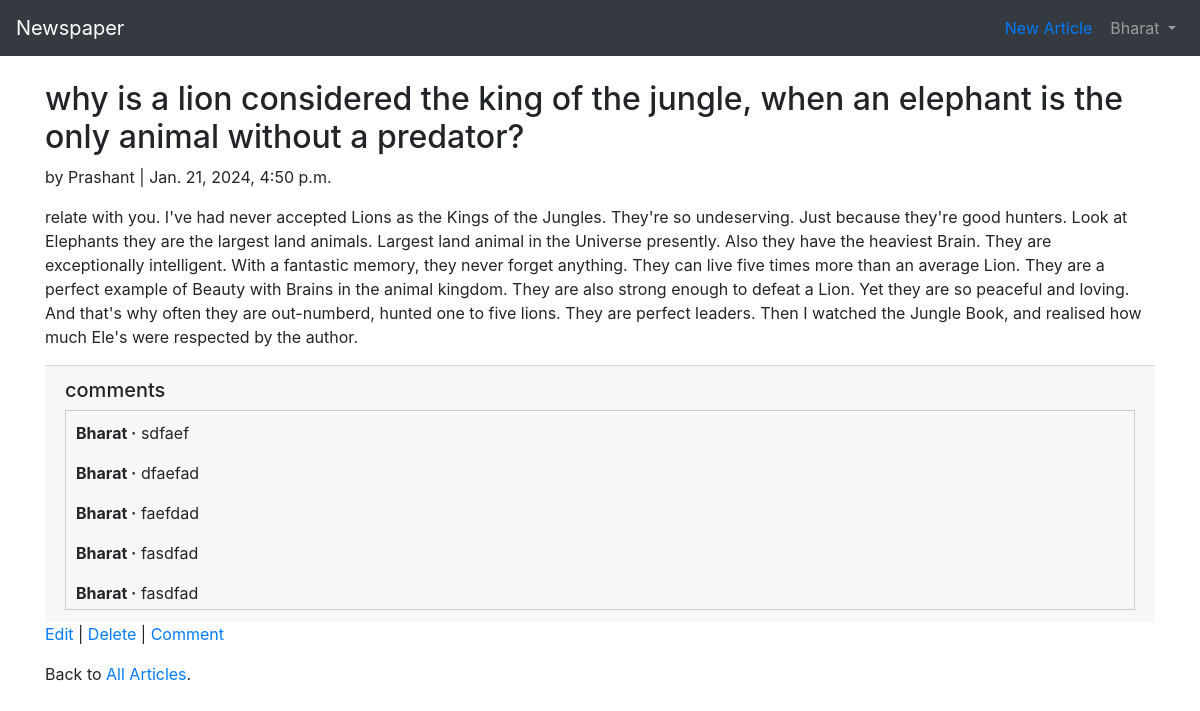
The app's page /articles/4/ (signed in) with its own data.
### users/models.py (models this page shows)
class CustomUser(AbstractUser):
    age = models.PositiveIntegerField(null=True, blank=True)

### articles/models.py (models this page shows, shortened)
class Article(models.Model):
    title = models.CharField(max_length=255)
    body = models.TextField()
    date = models.DateTimeField(auto_now_add = True)
    author = models.ForeignKey(
        get_user_model(),
        on_delete=models.CASCADE,
    )

class Comment(models.Model): # new
    article = models.ForeignKey(Article, on_delete=models.CASCADE, related_name = 'comments',)
    comment = models.CharField(max_length=200)
    author = models.ForeignKey(
    get_user_model(),
    on_delete=models.CASCADE,
    )
    def __str__(self):
        return self.comment

### articles/views.py (the view)
# urls.py: path('<int:pk>/', ArticleDetailView.as_view(), name='article_detail'),
class ArticleDetailView(LoginRequiredMixin, DetailView):
    model = Article
    template_name = 'article_detail.html'
    login_url = 'login'

### templates/article_detail.html (shortened to what this page needs)
<!DOCTYPE html>
{% extends 'base.html' %}
{% load static %}
    {% block content %}
        <div class="article-entry">
        <h2>{{ object.title }}</h2>
        <p>by {{ object.author }} | {{ object.date }}</p>
        <p>{{ object.body }}</p>
        </div>
        <div class=" card-footer ">
            <h5>comments</h5>
            <div style="
                max-height: 200px;
                overflow-y: auto;
                border: 1px solid #cccccc;
                padding: 10px;
            ">
                {% for comment in article.comments.all %}
                <p>
                <span class="font-weight-bold">{{ comment.author }} &middot;</span>
                {{ comment }}
                </p>
                {% endfor %}
            </div>
        </div>
        <p><a href="{% url 'article_edit' article.pk %}">Edit</a> |
            <a href="{% url 'article_delete' article.pk %}">Delete</a> |
             <a id="right" href="{% url 'comment' article.pk %}">Comment</a>
        </p>
        <p>Back to <a  href="{% url 'article_list' %}">All Articles</a>.</p>
    {% endblock content %}

### templates/base.html (shortened to what this page needs)
<!doctype html>
<html lang="en">
<head>
    <link rel="stylesheet" href="https://stackpath.bootstrapcdn.com/bootstrap/4.1.3/css/bootstrap.min.css" Chapter 10: Bootstrap 204>
</head>
<body>
    <nav class="navbar navbar-expand-md navbar-dark bg-dark mb-4">
        <a class="navbar-brand" href="{% url 'home' %}">Newspaper</a>
        <div class="collapse navbar-collapse" id="navbarCollapse">
            {% if user.is_authenticated %}
            <ul class="navbar-nav ml-auto">
                <li style="margin-top:8px;
                            margin-right: 10px;" class="nav-item">
                    <a href="{% url 'article_new' %}">
                        New Article
                    </a>
                </li>
                <li class="nav-item">
                    <a class="nav-link dropdown-toggle" href="#" id="userMenu" data-toggle="dropdown"
                        aria-haspopup="true" aria-expanded="false">
                        {{ user.username }}
                    </a>
                </li>
            </ul>
            {% endif %}
        </div>
    </nav>
    <div class="container">
        {% block content %}
        {% endblock content %}
    </div>
</body>
</html>

### records on screen
CustomUser: username "Bharat"
Article: title "why is a lion considered the king of the jungle, when an elephant is the only animal without a predator?", author "Prashant", date "Jan. 21, 2024, 4:50 p.m.", body "relate with you. I've had never accepted Lions as the Kings of the Jungles. They're so undeserving. Just because they're good hunters. Look at Elephants they are the largest land animals. Largest land animal in the Universe presently. Also they have the heaviest Brain. They are exceptionally intelligent. With a fantastic memory, they never forget anything. They can live five times more than an average Lion. They are a perfect example of Beauty with Brains in the animal kingdom. They are also strong enough to defeat a Lion. Yet they are so peaceful and loving. And that's why often they are out-numberd, hunted one to five lions. They are perfect leaders. Then I watched the Jungle Book, and…"
Comment: author "Bharat", comment "sdfaef"
Comment: author "Bharat", comment "dfaefad"
Comment: author "Bharat", comment "faefdad"
Comment: author "Bharat", comment "fasdfad"
Comment: author "Bharat", comment "fasdfad"
